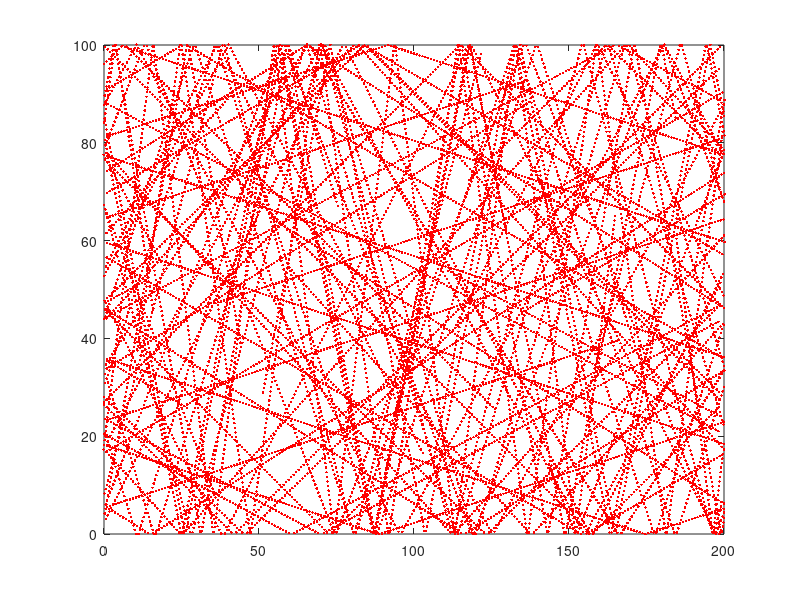

This figure's MATLAB source:
% 
% 
% 
% 
% 
% 
% 
% %x = x + vth * t

global C



C.q_0 = 1.60217653e-19;             % electron charge
C.hb = 1.054571596e-34;             % Dirac constant
C.h = C.hb * 2 * pi;                    % Planck constant
C.m_0 = 9.10938215e-31;             % electron mass
C.kb = 1.3806504e-23;               % Boltzmann constant
C.eps_0 = 8.854187817e-12;          % vacuum permittivity
C.mu_0 = 1.2566370614e-6;           % vacuum permeability
C.c = 299792458;                    % speed of light
C.g = 9.80665; %metres (32.1740 ft) per s²


nSim = 1000;
noe = 20;
r2 = randi(360,noe,1);
xbound = 200
ybound = 100
x = randi(200,noe,1);
y = randi(100,noe,1);
vth = sqrt(2*(C.kb * 300)/C.m_0)
vx = vth * cos(r2) 
vy = vth * sin(r2)

for n = 1:nSim
    xc = x % x copy
    yc = y % y copy
    
    
    %Reflecting for y bounds%
    temp = y >= ybound 
    temp1 = y < ybound 
    
    
    temp = temp * -1
    
    tempHigher = temp + temp1
    
    
    temp2 = y <= 0
    temp3 = y > 0
    
    temp2 = temp2 * -1
    tempLower = temp2 + temp3
   
    vy = vy .* tempHigher
    vy = vy .* tempLower
    
    %%%%%%%%%%%%%%%%%%%
    
    % when x > 200%%%%%
    tempx1 = x <= 200
    
    x = x .* tempx1
    %%%%%%%%%%%%%%%%%%
    
    %%When x goes less than zero , come from 200 %%%%%
    
    tempx2 = x < -0.1
    
    
    tempx2 = tempx2 * 200
    tempxFinal = x + tempx2
    
    x = tempxFinal
    
    %%%%%%%%%%%%%%%%%%%
    dx = vx * (1/100000)
    dy = vy * (1/100000)
    
    x = x + dx;
    y = y + dy;
    
    plot(x,y,'.r');
    axis([0 200 0 100])
    pause(0.2)
    hold on
   
end

%vth = 

